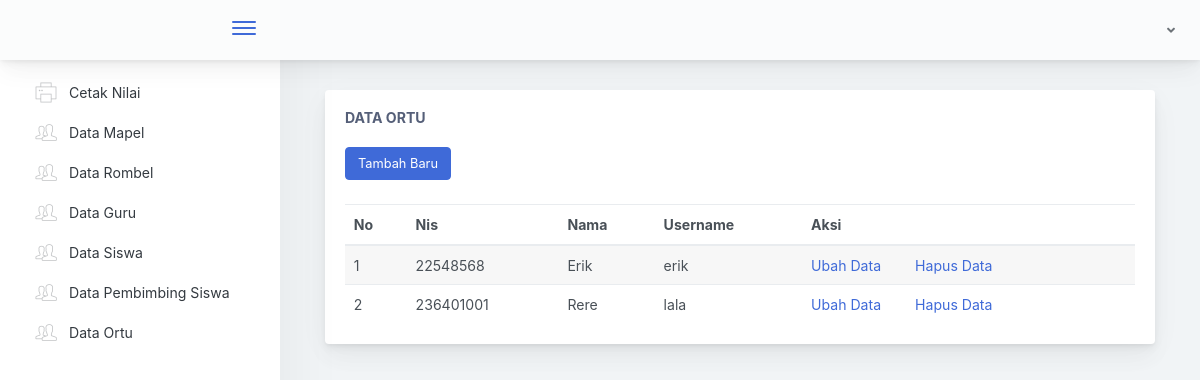
/Tu/ortu, run on an earlier commit of the app's database.
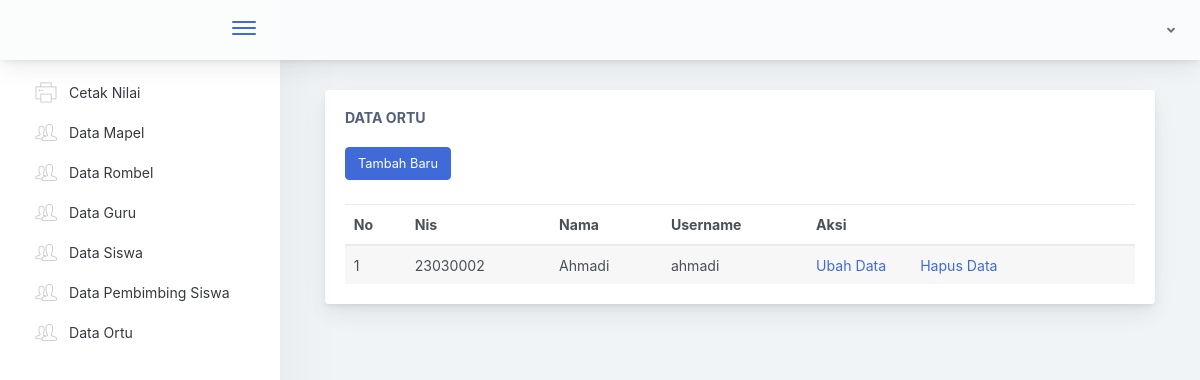
And on a later commit of the database.
### tables this page shows
CREATE TABLE `tb_ortu` (
  `nis` int NOT NULL,
  `username` varchar(50) NOT NULL,
  `password` varchar(250) NOT NULL,
  `nama` varchar(25) NOT NULL,
  `token` varchar(255) DEFAULT NULL
);

### application/controllers/Tu.php (called while the page is built, shortened)
<?php
class Tu extends CI_Controller {
  public function __construct()
  {
    $this->load->model('M_Nilai');
    $this->load->model('SaveModel');
    $this->load->model('TuModel');
    $this->load->library('form_validation');
  }
  public function ortu()
  {
    $data['dtortu'] = $this->db->get('tb_ortu')->result();
    $this->load->view('tu/ortu', $data);
  }
}

### index.php (called while the page is built, shortened)
<?php
require_once BASEPATH.'core/CodeIgniter.php';

### application/views/tu/ortu.php (the view, shortened to what this page needs)
<!doctype html>
<html lang="en">
<head>
</head>
<body>
        <div class="app-main">
                <div class="app-main__outer">
                    <div class="app-main__inner">
                        <div class="col-lg-12">
                                <div class="main-card mb-3 card">
                                    <div class="card-body"><h5 class="card-title">Data Ortu</h5>
                                    <a href="<?= base_url('Tu/addortu') ?>" class="btn btn-primary mt-2 mb-4">Tambah Baru</a>
                                        <table class="mb-0 table table-striped">
                                            <thead>
                                            <tr>
                                                <th>No</th>
                                                <th>Nis</th>
                                                <th>Nama</th>
                                                <th>Username</th>
                                                <th>Aksi</th>
                                            </tr>
                                            </thead>
                                            <tbody>
                                                <?php
                                                $no = 1;
                                                foreach ($dtortu as $key) {
                                                    ?>
                                            <tr>
                                                <td><?php echo $no++ ?></td>
                                                <td><?php echo $key->nis ?></td>
                                                <td><?php echo $key->nama ?></td>
                                                <td><?php echo $key->username ?></td>
                                                <td>
                                                    <a href="<?php echo base_url('Tu/editortu')?>/<?php echo $key->nis?>" style="margin-right: 30px;">Ubah Data</a>
                                                    <a href="<?php echo base_url('Tu/hapusortu')?>/<?php echo $key->nis?>">Hapus Data</a>
                                                </td>
                                            </tr>
                                                <?php
                                            }
                                                ?>
                                            </tbody>
                                        </table>
                                    </div>
                                </div>
                            </div>
                        </div>
        </div>
    </div>
</body>
</html>

What changed in the data, as far as the page shows it:
removed tb_ortu: nis "22548568", nama "Erik", username "erik"
removed tb_ortu: nis "236401001", nama "Rere", username "lala"
added tb_ortu: nis "23030002", nama "Ahmadi", username "ahmadi"
